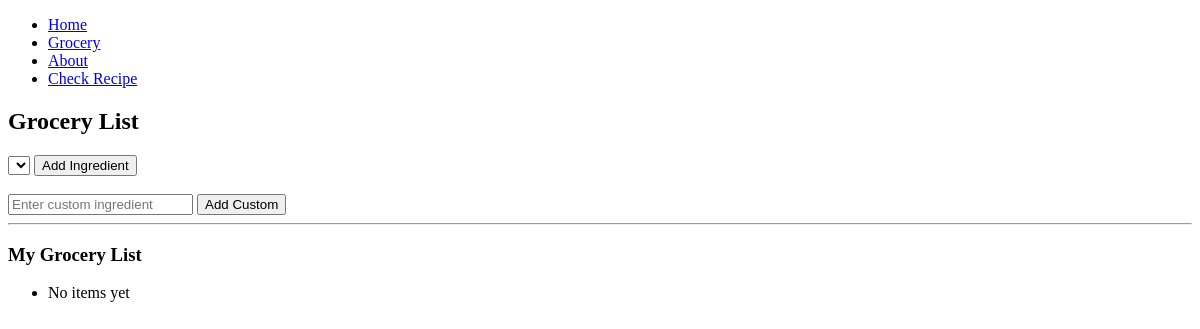
The app's page /grocery/, older data.
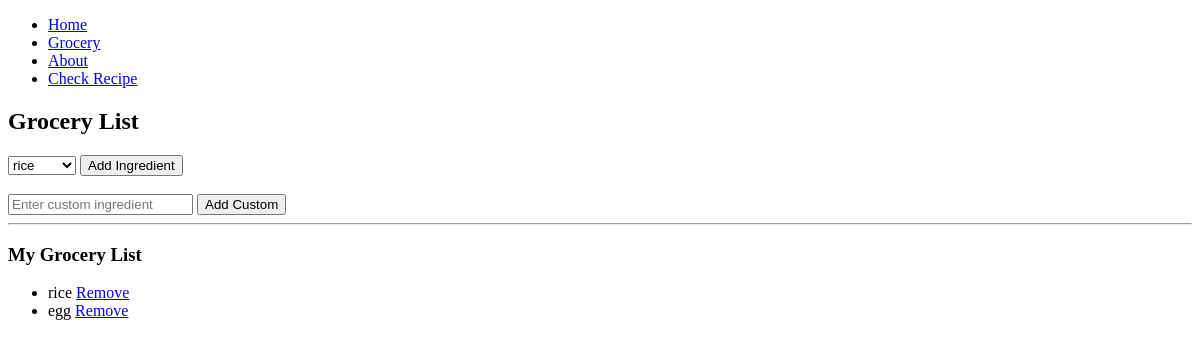
The same page, newer data.
### pages/models.py (models this page shows, shortened)
class Grocery(models.Model):
    ingredient = models.ForeignKey(Ingredient, on_delete=models.CASCADE, null=True, blank=True)
    custom_name = models.CharField(max_length=100, null=True, blank=True)
    user = models.ForeignKey(AppUser, on_delete=models.CASCADE)

class Ingredient(models.Model):
    name = models.CharField(max_length=100, unique=True)

### pages/views.py (the view, shortened to what this page needs)
# urls.py: path("grocery/", views.grocery, name="grocery"),
def grocery(request):
    user = AppUser.objects.first()  # temporary user
    groceries = Grocery.objects.filter(user=user)
    ingredients = Ingredient.objects.all()
    return render(request, 'pages/grocery.html', {
        'groceries': groceries,
        'ingredients': ingredients
    })

### pages/templates/pages/grocery.html (shortened to what this page needs)
{% extends 'pages/base.html' %}
{% block content %}
<h2>Grocery List</h2>
<form method="POST">
    <select name="ingredient_id">
        {% for ing in ingredients %}
            <option value="{{ ing.id }}">{{ ing.name }}</option>
        {% endfor %}
    </select>
    <button type="submit">Add Ingredient</button>
</form>
<br>
<form method="POST">
    <input type="text" name="custom_name" placeholder="Enter custom ingredient">
    <button type="submit">Add Custom</button>
</form>
<hr>
<h3>My Grocery List</h3>
<ul>
    {% for item in groceries %}
        <li>
            {% if item.ingredient %}
                {{ item.ingredient.name }}
                <a href="{% url 'remove_item' item.id %}">Remove</a>
            {% else %}
                {{ item.custom_name }}
                <a href="{% url 'remove_item' item.id %}">Remove</a>
            {% endif %}
        </li>
    {% empty %}
        <li>No items yet</li>
    {% endfor %}
</ul>
{% endblock %}

Row changes from the older to the newer data that the page shows:
added Grocery: ingredient.name "rice"
added Grocery: ingredient.name "egg"
Text that changed along with them:
form field ingredient_id: (not shown) → "rice"
text no longer shown: "No items yet"
